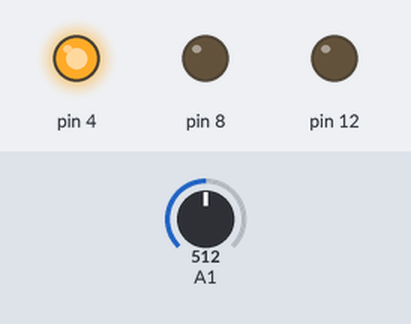
Recording of a sketch running on a simulated Arduino Uno, built with avr-gcc and run on an emulated ATmega328P. On the bench: output pins drawn as LEDs (lit = HIGH). Inputs (shaded band) come from the test bench; at power-on: A1 = 512.

Above: at 1.2 s.
1.3 s: A1 set to 612
2.8 s: A1 set to 634
At 3.8 s:
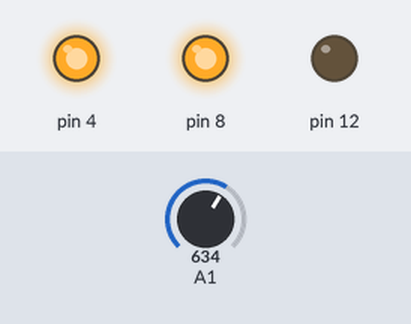
4.3 s: A1 set to 917
5.8 s: A1 set to 938
At 6.1 s:
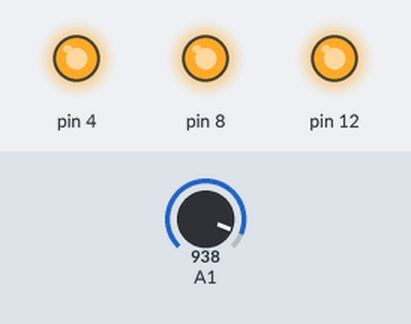
7.3 s: A1 set to 511
At 8.5 s:
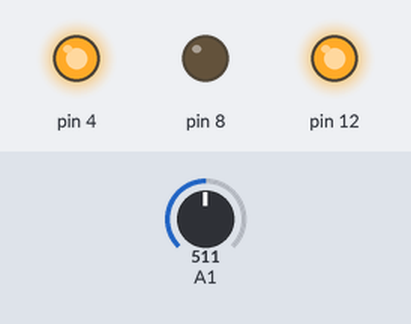
8.8 s: A1 set to 716
At 9.6 s:
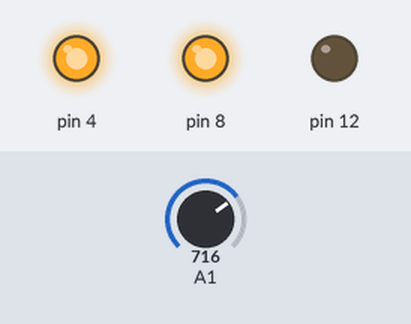
Timing chart, 0 to 11.3 s (numbered marks = the images above; inputs shaded):
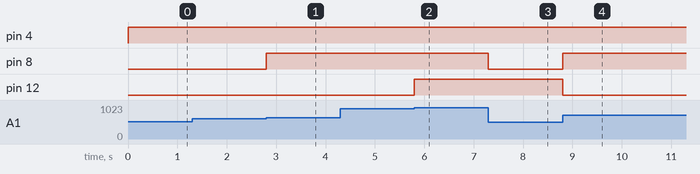

Measured:
- the behaviour switches between 620 and 621 on A1 (found by bisection; images 0 and 1)
- the behaviour switches between 930 and 931 on A1 (found by bisection; images 1 and 2)
- after the input at 1.3 s, every drawn part: stays the same
- after the input at 2.8 s, pin 8: LOW → HIGH at once
- after the input at 4.3 s, every drawn part: stays the same
- after the input at 5.8 s, pin 12: LOW → HIGH at once
- after the input at 7.3 s, pin 8: HIGH → LOW at once
- after the input at 8.8 s, pin 8: LOW → HIGH at once; pin 12: HIGH → LOW at once

The sketch:

sketch_may2a.ino
```cpp
int val_pot;
int max_val = 930;
void setup() {
  // put your setup code here, to run once:
  Serial.begin(9600);
  pinMode(A1, INPUT);
  pinMode(12, OUTPUT);
  pinMode(8, OUTPUT);
  pinMode(4, OUTPUT);

}

void loop() {
  // put your main code here, to run repeatedly:
  val_pot = analogRead(A1);
  // Serial.print("The digital value is: ");
  // Serial.println(val_pot);
  // delay(1000);
  if (val_pot > max_val / 3){
    digitalWrite(4, HIGH);
      if (val_pot > max_val * 2 / 3) {
        digitalWrite(8, HIGH);
        if (val_pot > max_val) {
        digitalWrite(12, HIGH);
      } else {
        digitalWrite(12, LOW);
     }
    } else {
    digitalWrite(8, LOW);
    }
   } else {
    digitalWrite(4, LOW);
  }
}
```
